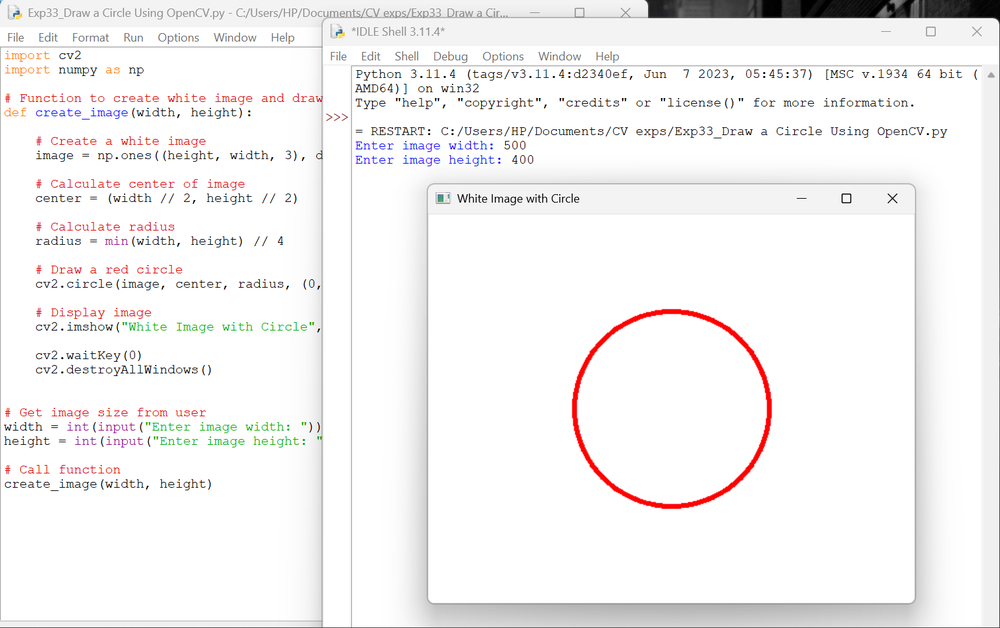
#> input picture Exp33_Draw a Circle Using OpenCV.png, 1000 x 628 px, shrunk from 1540 x 967 before the run
$ jupyter execute Exp31_Image_Segmentation_Using_OpenCV.ipynb
#> lines starting #> are read from the running program, lines starting #| are printed output that depends on the picture; after the words box and inside, x2 and y2 are one past the last pixel; in counts of white or black regions, pixels touching at a corner belong together
<a href="https://colab.research.google.com/github/192521061/ITA0520-Computer-vision/blob/main/Exp31_Image_Segmentation_Using_OpenCV.ipynb" target="_parent"></a>

[cell 1]
import cv2
import matplotlib.pyplot as plt
from google.colab import files

[cell 2]
uploaded = files.upload()
#> the answer given: Exp33_Draw a Circle Using OpenCV.png

[cell 3]
image_path = list(uploaded.keys())[0]

# Read image
img = cv2.imread(image_path)
#> img is the input picture: shape (628, 1000, 3); mean B, G, R 242.7, 242.6, 244.4

# Convert BGR to RGB
img_rgb = cv2.cvtColor(img, cv2.COLOR_BGR2RGB)

# Display original image
plt.imshow(img_rgb)
plt.title("Original Image")
plt.axis("off")
plt.show()

[cell 4]
gray = cv2.cvtColor(img, cv2.COLOR_BGR2GRAY)
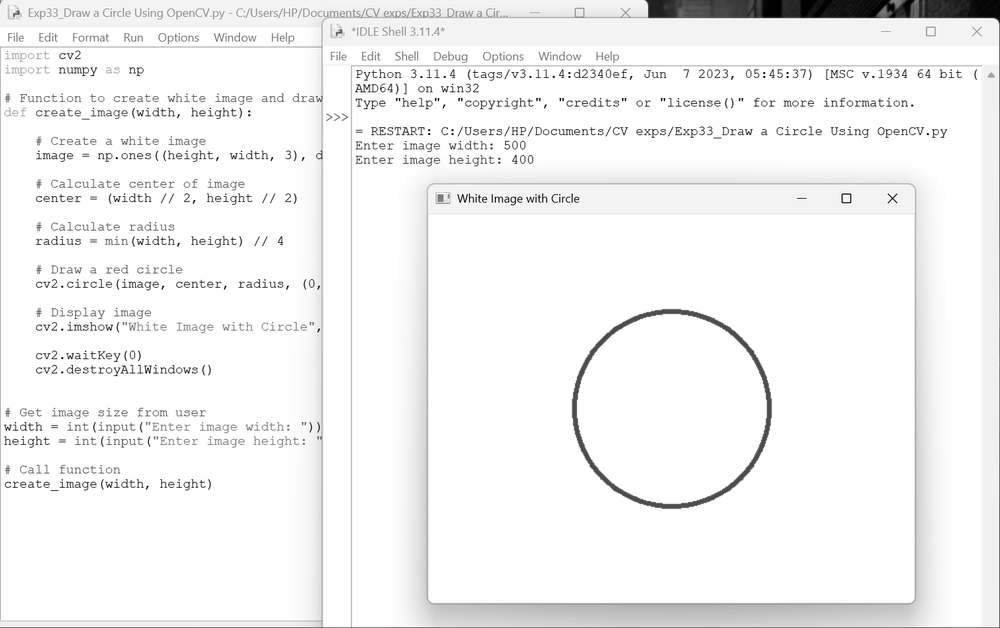
#> gray: shape (628, 1000); min 0, max 255, mean 243.2

plt.imshow(gray, cmap='gray')
plt.title("Grayscale Image")
plt.axis("off")
plt.show()

[cell 5]
# Set threshold value
threshold_value = 127

# Apply binary thresholding
ret, segmented = cv2.threshold(
    gray, threshold_value, 255, cv2.THRESH_BINARY
)
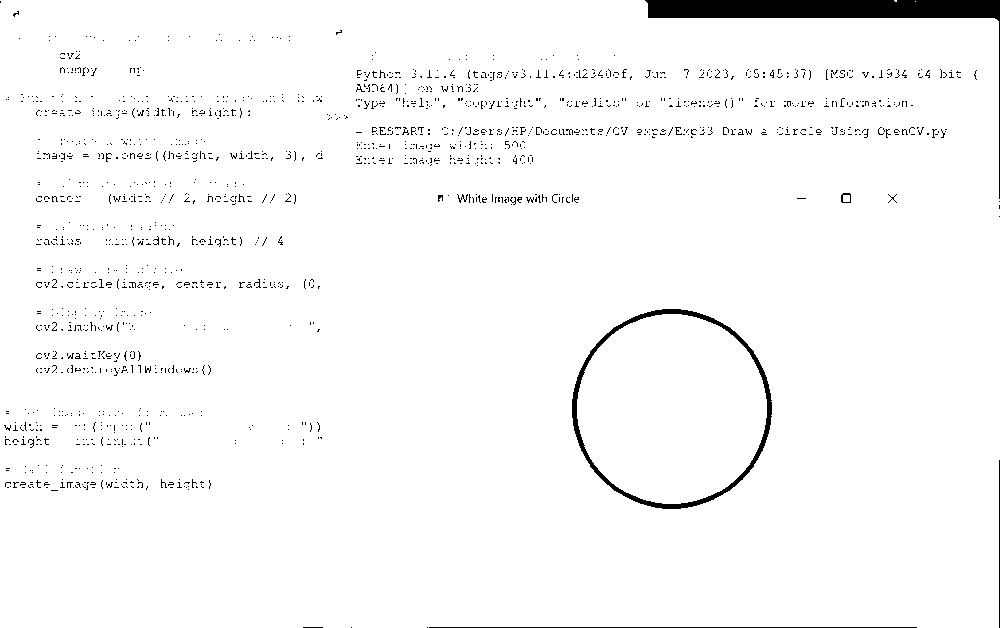
#> segmented: shape (628, 1000); 97.3% white; 1695 black regions (1676 under 20 px), largest, box (x1, y1, x2, y2) and area: (645, 0, 1000, 199) 6524, (572, 309, 772, 509) 2781, (429, 627, 917, 628) 488
#> ret = 127

# Display segmented image
plt.imshow(segmented, cmap='gray')
plt.title("Image Segmentation")
plt.axis("off")
plt.show()

[cell 6]
ret, inverse = cv2.threshold(
    gray, 127, 255, cv2.THRESH_BINARY_INV
)

plt.imshow(inverse, cmap='gray')
plt.title("Inverse Threshold Segmentation")
plt.axis("off")
plt.show()

[cell 7]
plt.figure(figsize=(12, 5))

plt.subplot(1, 3, 1)
plt.imshow(img_rgb)
plt.title("Original Image")
plt.axis("off")

plt.subplot(1, 3, 2)
plt.imshow(segmented, cmap='gray')
plt.title("Binary Segmentation")
plt.axis("off")

plt.subplot(1, 3, 3)
plt.imshow(inverse, cmap='gray')
plt.title("Inverse Segmentation")
plt.axis("off")

plt.show()
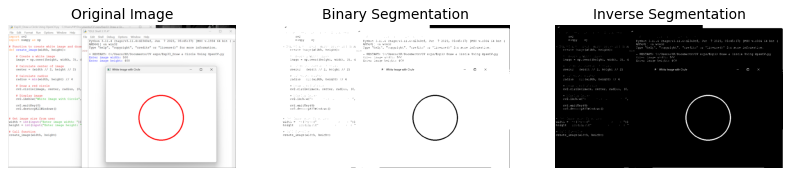
#> figure drawn by matplotlib, 3 panels

$ run again, on Exp34_rectangle.png
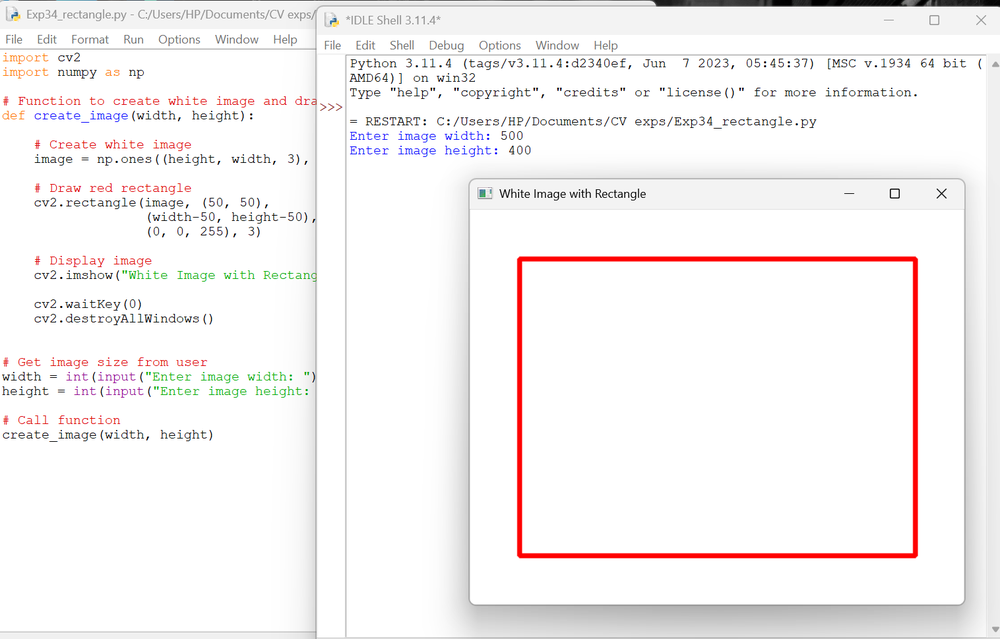
#> input picture Exp34_rectangle.png, 1000 x 639 px, shrunk from 1516 x 969 before the run
#> img is the input picture: shape (639, 1000, 3); mean B, G, R 243, 242.9, 246.1
#> `ret, segmented = cv2.threshold( gray, threshold_value, 255, cv2.THRESH..`:
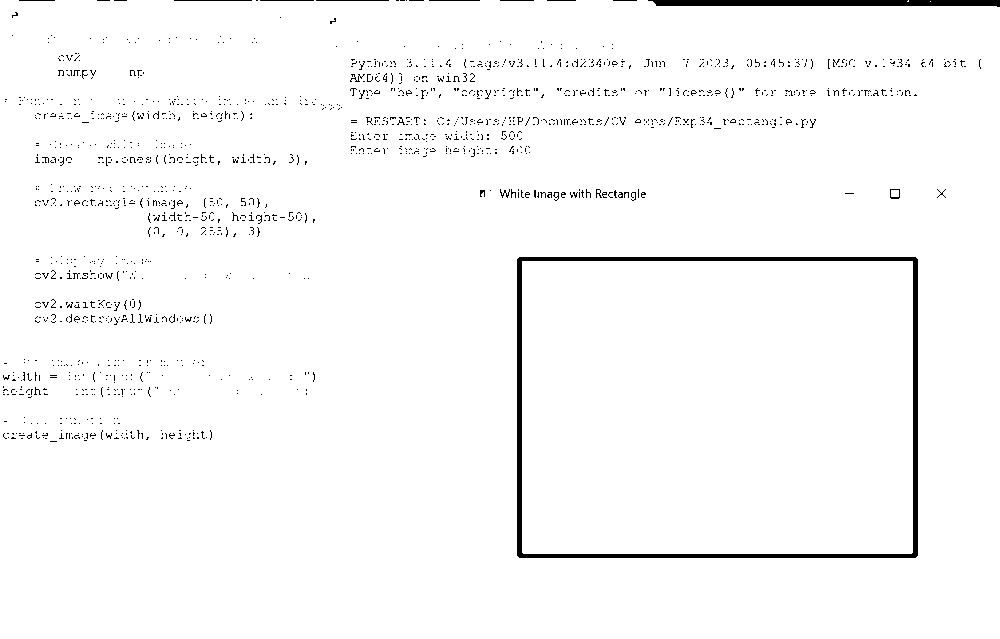
#> segmented: shape (639, 1000); 97.7% white; 1623 black regions (1604 under 20 px), largest, box (x1, y1, x2, y2) and area: (517, 257, 918, 558) 6128, (648, 0, 1000, 7) 2077, (174, 0, 252, 1) 78
#> ret = 127
#> `plt.show()`:
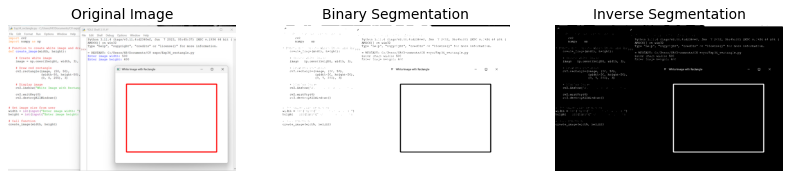
#> figure drawn by matplotlib, 3 panels

$ run again, on Exp35_Add Text on an Image Using OpenCV.png
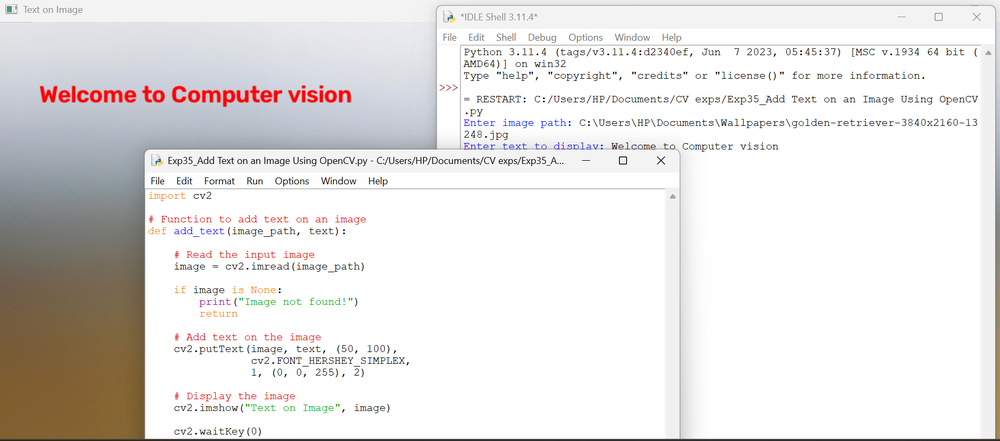
#> input picture Exp35_Add Text on an Image Using OpenCV.png, 1000 x 441 px, shrunk from 1866 x 823 before the run
#> img is the input picture: shape (441, 1000, 3); mean B, G, R 225.9, 226.9, 229.4
#> `ret, segmented = cv2.threshold( gray, threshold_value, 255, cv2.THRESH..`:
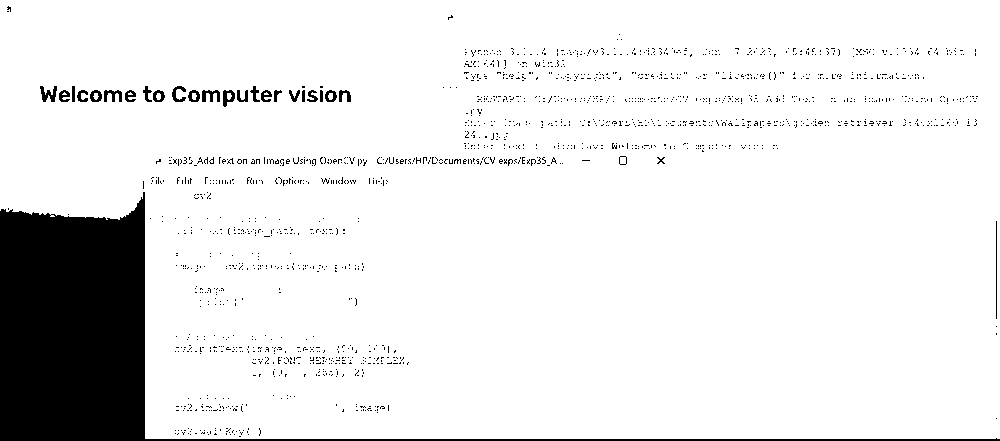
#> segmented: shape (441, 1000); 90.8% white; 1686 black regions (1659 under 20 px), largest, box (x1, y1, x2, y2) and area: (0, 192, 1000, 441) 34614, (40, 86, 57, 102) 149, (202, 90, 220, 102) 133
#> ret = 127
#> `plt.show()`:
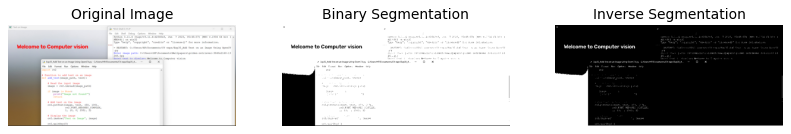
#> figure drawn by matplotlib, 3 panels
